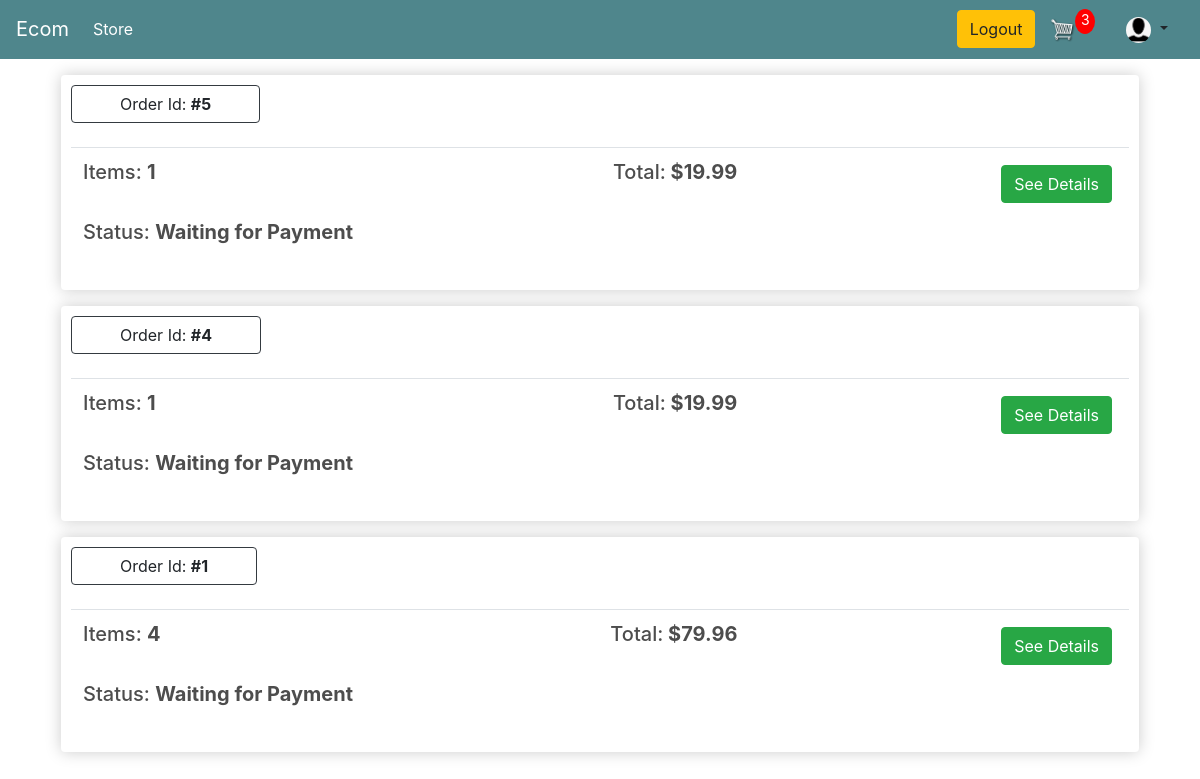
Before: /order-list/ (signed in) with the older database file.
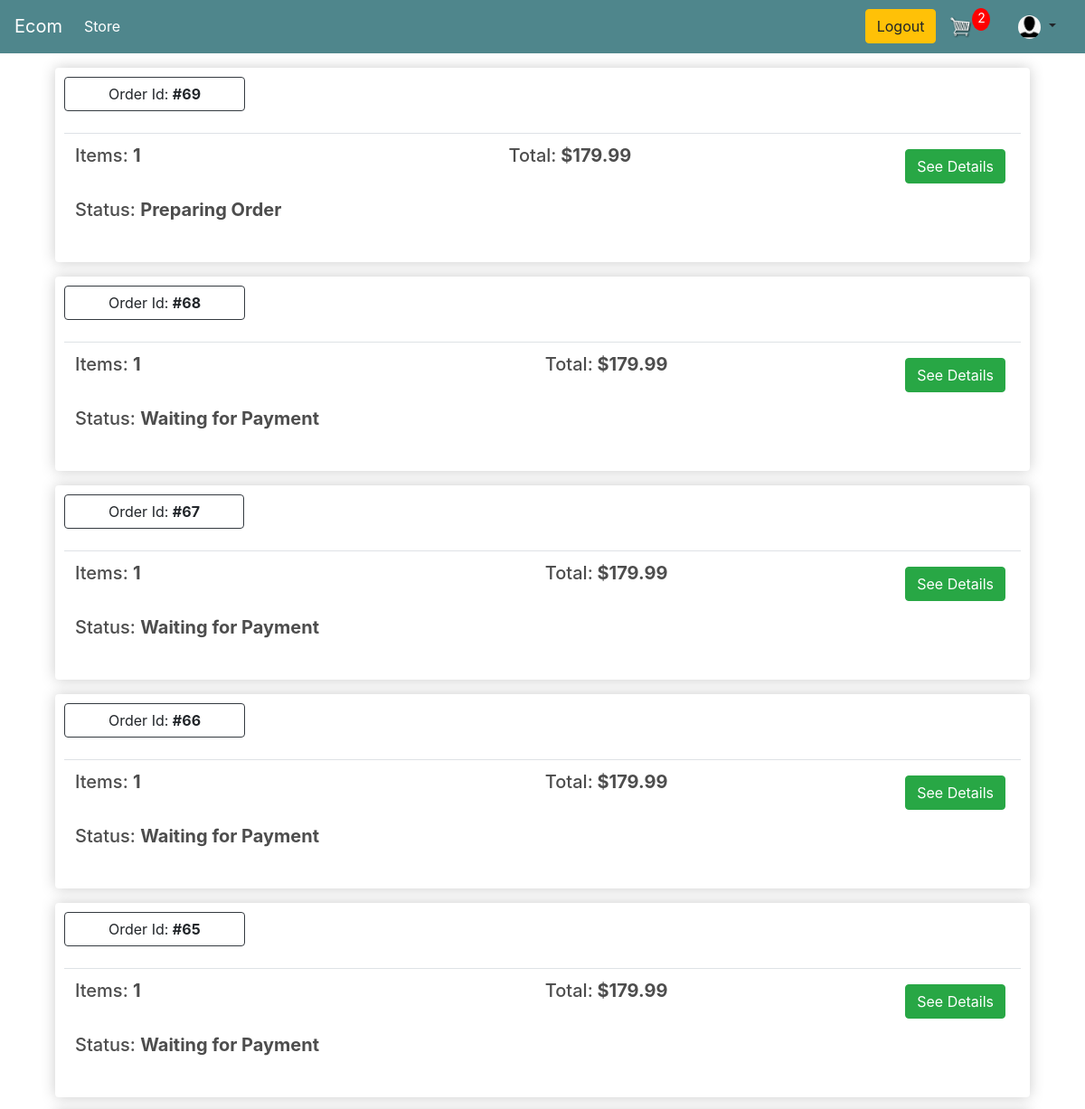
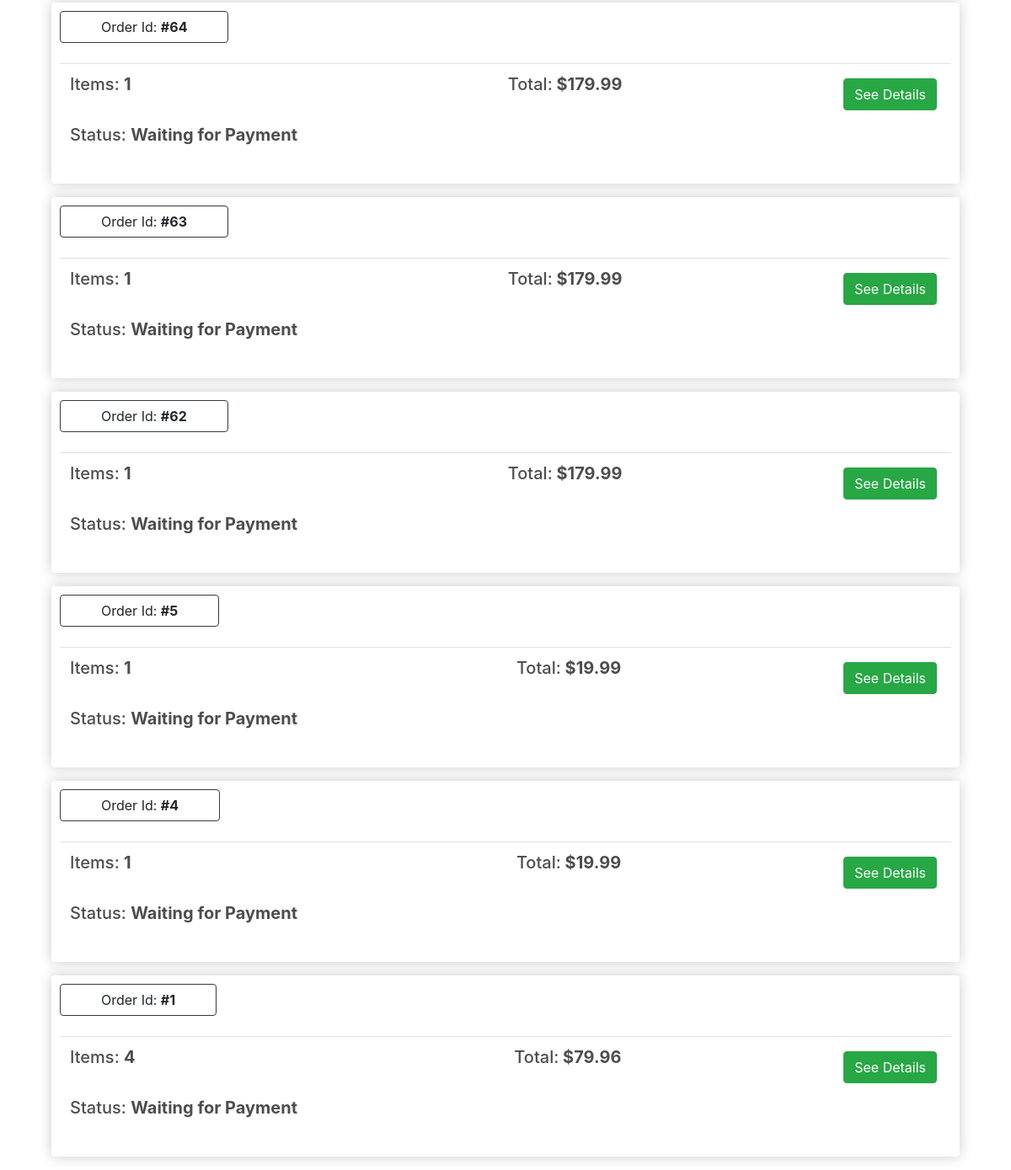
After: the same page with the newer database file (2 pictures, top to bottom).
### store/models.py (models this page shows, shortened)
class Customer(models.Model):
    id = models.AutoField(primary_key=True)
    user = models.OneToOneField(User, on_delete=models.CASCADE, default='', related_name='customer', null=True)
    name = models.CharField(max_length=200, null=True)
    email = models.EmailField(max_length=200, null=True)
    image = models.ImageField(default = 'default.png', upload_to = "profile_pics")

class Order(models.Model):
    STATUS_CHOICES = (
        (0, 'Waiting for Payment'),
        (1, 'Preparing Order'),
        (2, 'Order is Prepared'),
        (3, 'Order in Shipping'),
        (4, 'Order is Delivered'),
        (5, 'Cancelled')
    )
    PAYMENT_OPTION_CHOICES = (
        ('Cash On Delivery', 'Cash On Delivery'),
        ('Bkash', 'Bkash'),
    )
    customer = models.ForeignKey(Customer, on_delete=models.SET_NULL, null=True, blank=True)
    order_status = models.IntegerField('Order Status', choices=STATUS_CHOICES, default=0)
    payment_option = models.CharField('Payment Options', choices=PAYMENT_OPTION_CHOICES, max_length=20, default='Cash On Delivery')
    created = models.DateTimeField('Created in', auto_now_add=True)
    modified = models.DateTimeField('Modified in', auto_now=True)
    transaction_id = models.CharField(max_length=100, null=True)
    class Meta:
        verbose_name = 'Order'
        ordering = ('-created',)
    def __str__(self) -> str:
        return f'Order #{self.pk}     -     Customer: {self.customer.user}'
    @property
    def get_order_total(self):
        order_items = self.orderitem_set.all()
        total = sum([item.get_total for item in order_items])
        return total
    @property
    def get_number_of_items(self):
        order_items = self.orderitem_set.all()
        total = sum([item.quantity for item in order_items])
        return total

class OrderItem(models.Model):
    product = models.ForeignKey(Product, on_delete=models.SET_NULL, null=True, blank=True)
    order = models.ForeignKey(Order, on_delete=models.SET_NULL, null=True, blank=True)
    quantity = models.IntegerField(default=0, null=True, blank=True)
    date_added = models.DateTimeField(auto_now_add=True)
    @property
    def get_total(self):
        return self.quantity * self.product.price

class Product(models.Model):
    name = models.CharField(max_length=200, null=True)
    price = models.FloatField()
    discount_price = models.FloatField(default=0.0)
    digital = models.BooleanField(default=False, null=True, blank=True)
    image = models.ImageField(null=True, blank=True)

### customers/views.py (the view)
# urls.py: path('order-list/', customer_views.orderList, name = 'order-list'),
@login_required
def orderList(request):
    cookieData = cartData(request = request)
    noOfCartItems = cookieData['noOfCartItems']
    orders = Order.objects.order_by('-id').filter(customer = request.user.customer)
    print('ORDERS: ', orders)
    context={ 'orders' : orders, 'noOfCartItems':  noOfCartItems}
    return render(request, 'customers/order-list.html', context)

### store/models.py (called while the page is built)
    @property
    def get_all_cart_item_count(self):
        cart_items = self.cartitem_set.all()
        total = sum([item.quantity for item in cart_items])
        return total

### store/utils.py (called while the page is built)
def cartData(request):
    if request.user.is_authenticated:
        customer = request.user.customer
        cart, created = Cart.objects.get_or_create(customer = customer)
        items = cart.cartitem_set.all()
        noOfCartItems = cart.get_all_cart_item_count
    else:
        cookieData = cookieCart(request = request)
        noOfCartItems = cookieData['noOfCartItems']
        cart = cookieData['cart']
        items = cookieData['items']
    return {
        'noOfCartItems': noOfCartItems,
        'cart': cart,
        'items': items
    }

### templates/customers/order-list.html (shortened to what this page needs)
{% extends 'store/main.html' %}
{% load static %}
{% block content %}
    {% if orders|length == 0 %}
        <h1 style="float:center;">No order history found!</h1>
    {% else %}
        {% for order in orders %}
            {% if order.get_number_of_items > 0 %}
                <div class="box-element m-3">
                    <a  class="btn btn-outline-dark pl-5 pr-5">Order Id: <strong>#{{order.id}}</strong></a>
                    <br>
                    <br>
                    <table class="table">
                        <tr>
                            <th><h5>Items: <strong>{{ order.get_number_of_items }} </strong></h5></th>
                            <th><h5>Total:<strong> ${{order.get_order_total|floatformat:2}} </strong></h5></th>
                            <th>
                                <a  style="float:right; margin:5px;" class="btn btn-success" href="{% url 'order-details' order.id %}">See Details</a>
                            </th>
                        </tr>
                        <td style="border:0; padding-top:0;">
                            <h5>Status: <strong> {{ order.get_order_status_display }} </strong></h5>
                        </td>
                    </table>
                </div>
            {% endif %}
        {% endfor %}
    {% endif %}
    <link rel="stylesheet" href="https://cdn.jsdelivr.net/npm/pixeden-stroke-7-icon@1.2.3/pe-icon-7-stroke/dist/pe-icon-7-stroke.min.css">
    <link href="https://cdn.jsdelivr.net/npm/bootstrap@4.4.1/dist/css/bootstrap.min.css" rel="stylesheet">
{% endblock content %}

### templates/store/main.html (shortened to what this page needs)
<!DOCTYPE html>
{% load static %}
<html>
    <head>
           <link rel="stylesheet" href="https://stackpath.bootstrapcdn.com/bootstrap/4.4.1/css/bootstrap.min.css">
           <link rel="stylesheet" type="text/css" href="{% static 'css/main.css' %}">
            <link href="https://cdn.jsdelivr.net/npm/bootstrap@4.4.1/dist/css/bootstrap.min.css" rel="stylesheet">
            <link rel="stylesheet" href="https://cdn.jsdelivr.net/npm/pixeden-stroke-7-icon@1.2.3/pe-icon-7-stroke/dist/pe-icon-7-stroke.min.css">
    </head>
    <body>
        <nav class="navbar navbar-expand-lg navbar-dark bg-dark" style="background-color:#4f868c !important">
            <a class="navbar-brand" href="{% url 'store' %}">Ecom</a>
            <div class="collapse navbar-collapse" id="navbarSupportedContent">
                <ul class="navbar-nav mr-auto">
                    <li class="nav-item active">
                        <a class="nav-link" href="{% url 'store' %}">Store <span class="sr-only">(current)</span></a>
                    </li>
                </ul>
                <div class="form-inline my-2 my-lg-0">
                    {% if user.is_authenticated %}
                        <a href={%url 'logout'%} class="btn btn-warning">Logout</a>
                    {% else %}
                        <a href={%url 'login'%} class="btn btn-warning mr-3">Login</a>
                        {% comment %} <a class="nav-item nav-link" href={%url 'login'%}>Login</a> {% endcomment %}
                        <a href={%url 'register'%} class="btn btn-success">Register</a>
                    {% endif %}
                    <a href="{% url 'cart' %}">
                        <img  id="cart-icon" src="{% static 'images/cart.png' %}">
                    </a>
                    <p id="cart-total">{{ noOfCartItems }}</p>
                </div>
                <div class="nav-item dropdown p-0 m-0">
                    <a class="nav-link dropdown-toggle" role="button" data-toggle="dropdown" aria-haspopup="true" aria-expanded="false">
                        <img id="profile-icon" class="rounded-circle article-img" src="{{ request.user.customer.image.url }}">
                    </a>
                </div>
            </div>
        </nav>
         <div class="container">
            {% block content %}
            {% endblock content %}
         </div>
    </body>
</html>

### static/css/main.css (style rules this page uses)
body { background-color: hsl(0, 0%, 98%); }
h1,h2,h3,h4,h5,h6 { color:hsl(0, 0%, 30%); }
.box-element { box-shadow:hsl(0, 0%, 80%) 0 0 16px; background-color: #fff; border-radius: 4px; padding: 10px; }
.bg-dark { background-color: #4f868c!important; }
#cart-icon { width:25px; display: inline-block; margin-left: 15px; }
#profile-icon { width:25px; display: inline-block; margin-left: 15px; }
#cart-total { display: block; text-align: center; color:#fff; background-color: red; width: 20px; height: 25px; border-radius: 50%; font-size: 14px; }
.btn { border-radius: 0; }

Changed rows visible on the page:
added Order: id "69", get_number_of_items "1", get_order_total "179.99", order_status "Preparing Order"
added Order: id "68", get_number_of_items "1", get_order_total "179.99", order_status "Waiting for Payment"
added Order: id "67", get_number_of_items "1", get_order_total "179.99", order_status "Waiting for Payment"
added Order: id "66", get_number_of_items "1", get_order_total "179.99", order_status "Waiting for Payment"
added Order: id "65", get_number_of_items "1", get_order_total "179.99", order_status "Waiting for Payment"
added Order: id "64", get_number_of_items "1", get_order_total "179.99", order_status "Waiting for Payment"
added Order: id "63", get_number_of_items "1", get_order_total "179.99", order_status "Waiting for Payment"
added Order: id "62", get_number_of_items "1", get_order_total "179.99", order_status "Waiting for Payment"
Other visible differences:
{{ noOfCartItems }}: "3" → "2"
